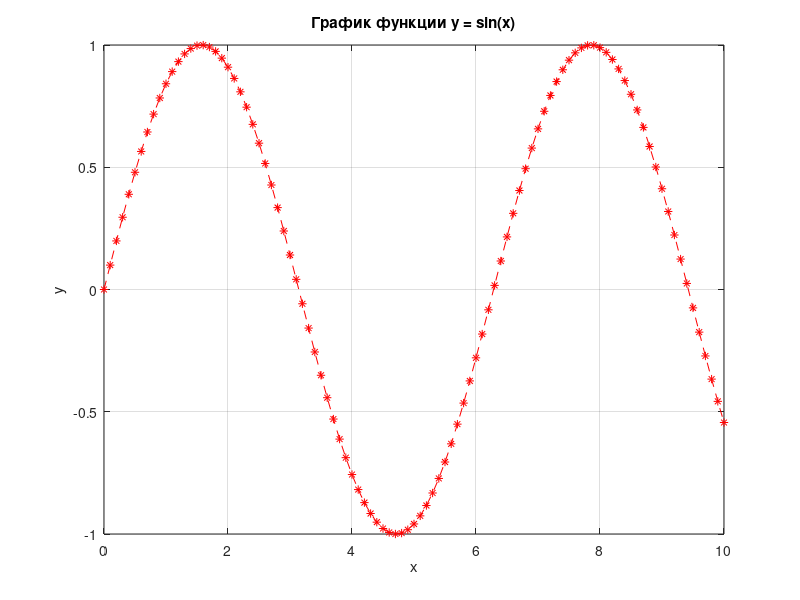
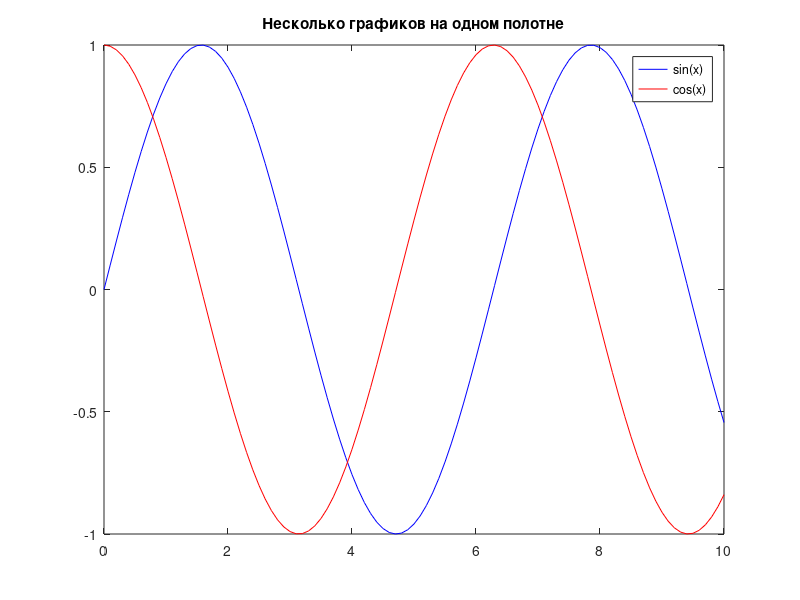
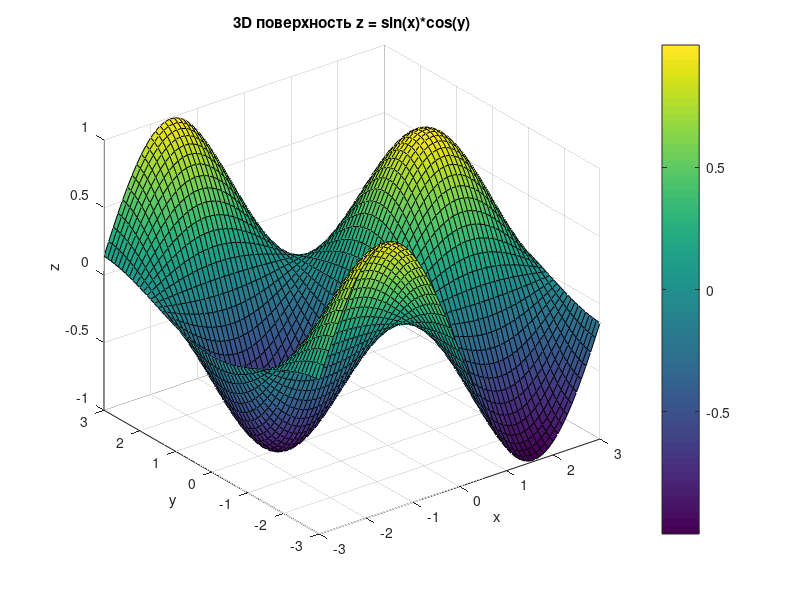

The MATLAB script that drew these images, in order:
%% Лабораторная работа 2 matlab
% №1 Построить график функции y(x) = sin(x) на отрезке [0, 10] с шагом 0.1. Сделать линию красной пунктирной, добавить маркеры «звездочки», подписать оси и включить сетку
x = 0:0.1:10;            
y = sin(x);             
figure;                  
plot(x, y, 'r--*');      
xlabel('x');             
ylabel('y');             
title('График функции y = sin(x)'); 
grid on;                 

% №2 Требуется отобразить несколько функций либо на одном графике (используя hold on), либо разделить окно на несколько независимых областей с помощью команды subplot.
x = 0:0.1:10;
y1 = sin(x);
y2 = cos(x);

figure;
plot(x, y1, 'b');
hold on;
plot(x, y2, 'r');
hold off;
legend('sin(x)', 'cos(x)');
title('Несколько графиков на одном полотне');

% №3 Построить поверхность функции z(x,y) = sin(x)*cos(y) на области (x принадлежит [-3, 3], y принадлежит [-3, 3]).
[X, Y] = meshgrid(-3:0.1:3, -3:0.1:3);
Z = sin(X) .* cos(Y);

figure;
surf(X, Y, Z);
xlabel('x');
ylabel('y');
zlabel('z');
title('3D поверхность z = sin(x)*cos(y)');
colorbar;

% №4 Дан одномерный массив. С помощью цикла найти отрицательные элементы и заменить на ноль, положительные — возвести в квадрат.
vec = [-3, 5, -2, 7, 0, 4, -1];
for i = 1:length(vec)
    if vec(i) < 0
        vec(i) = 0;
    elseif vec(i) > 0
        vec(i) = vec(i)^2;
    end
end
disp('Измененный массив:');
disp(vec);

% №5 Найти сумму элементов квадратной матрицы, которые лежат выше главной диагонали.
A = [1, 2, 3; 4, 5, 6; 7, 8, 9];
[n, m] = size(A);
sum_above = 0;
for i = 1:n
    for j = i+1:m
        sum_above = sum_above + A(i, j);
    end
end
disp(['Сумма элементов выше главной диагонали: ', num2str(sum_above)]);

% №6  Написать программу для вычисления факториала числа N! с использованием цикла.
N = 5;
factorial_val = 1;
for i = 1:N
    factorial_val = factorial_val * i;
end
disp(['Факториал ', num2str(N), '! = ', num2str(factorial_val)]);

% №7 Дан одномерный массив из 10 случайных чисел. С помощью цикла определить характеристики этого массива (например, сумму, среднее, мин, макс).
vec = rand(1, 10);
sum_val = 0;
min_val = vec(1);
max_val = vec(1);

for i = 1:length(vec)
    sum_val = sum_val + vec(i);
    if vec(i) < min_val
        min_val = vec(i);
    end
    if vec(i) > max_val
        max_val = vec(i);
    end
end
mean_val = sum_val / length(vec);
fprintf('Сумма: %.2f, Среднее: %.2f, Мин: %.2f, Макс: %.2f\n', sum_val, mean_val, min_val, max_val);

% №8  Найти сумму элементов, которые больше заданного числа C.
vec = [1, 5, 2, 8, 3, 10];
C = 4;
sum_greater = 0;
for i = 1:length(vec)
    if vec(i) > C
        sum_greater = sum_greater + vec(i);
    end
end
disp(['Сумма элементов больше ', num2str(C), ': ', num2str(sum_greater)]);

% №9 Дана квадратная матрица размера N x N. Написать алгоритм, изменяющий элементы по правилу.
N = 3;
A = magic(N);
for i = 1:N
    for j = 1:N
        A(i,j) = A(i,j) * i * j;
    end
end
disp('Измененная матрица:');
disp(A);

% №10 Обнулить все элементы, стоящие на главной диагонали и ниже нее.
A = [1, 2, 3; 4, 5, 6; 7, 8, 9];
[n, m] = size(A);
for i = 1:n
    for j = 1:i
        A(i, j) = 0;
    end
end
disp('Матрица с обнуленной нижней частью:');
disp(A);

% №11 Дан массив чисел. Написать алгоритм с использованием циклов и ветвлений, который посчитает сумму всех положительных элементов массива и количество отрицательных.
vec = [1, -2, 3, -4, 5, -6, 0];
sum_pos = 0;
count_neg = 0;

for i = 1:length(vec)
    if vec(i) > 0
        sum_pos = sum_pos + vec(i);
    elseif vec(i) < 0
        count_neg = count_neg + 1;
    end
end

fprintf('Сумма положительных: %d\n', sum_pos);
fprintf('Количество отрицательных: %d\n', count_neg);
